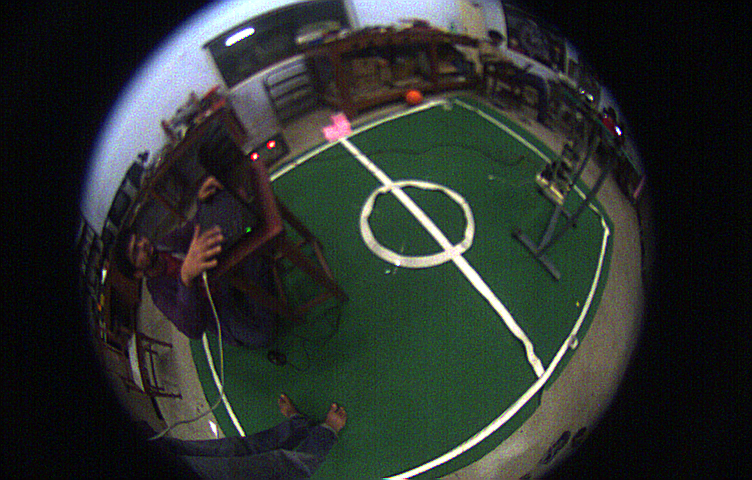
//> input picture xt detection/thinning_algorithm/circle.bmp, 752 x 480 px
$ ./image_zhangsuenthinning circle.bmp   (built with g++ and OpenCV 4)
//> lines starting //> are read from the running program, lines starting //| are printed output that depends on the picture; after the words box and inside, x2 and y2 are one past the last pixel; in counts of white or black regions, pixels touching at a corner belong together
/*
This code is base on the thinning algorithm provided by T. Y. ZHANG and C. Y. SUEN
Reference [1]: http://www-prima.inrialpes.fr/perso/Tran/Draft/gateway.cfm.pdf
Code Reference [2]: https://opencv-code.com/quick-tips/implementation-of-thinning-algorithm-in-opencv/
modified a bit to suit our needs
needed as a precomputation before LSD (Linear Time Line Segment Detector)
Reference [3]: http://www.ipol.im/pub/art/2012/gjmr-lsd/article.pdf
Reference [4]: http://www.ipol.im/pub/art/2012/gjmr-lsd/

MAKE SURE-> when the image is not square, segmentation fault occurs
            dont't know why -> (NEED TO FIGURE OUT ????)

NOTE->      number of iterations can be varied but it has been seen that
            after a point no effect is occuring on the image
            hence there is no point in running the code multiple times
            TODO-> need to find a viable threshold for the number_of_iterations
*/
#include <opencv2/opencv.hpp>
#include <opencv/cv.h>
#include <cstdio>
#include <string.h>
using namespace cv;
#define returnPixel1C(image, x, y) ((uchar*)(image->imageData + image->widthStep*(y)))[x]
#define number_of_iterations 6
int number_of_deletions = -1;                                                               //to break the loop when number_of_deletions is very less

void thinningZhangSuenIteration(IplImage* im, int iter)                                     //each iteration consists of 2 sub-iterations
{                                                                                           //one for even iter and one for odd both must be executed
    IplImage* marker = cvCreateImage(cvGetSize(im),8,1);
    cvZero(marker);
    if(!iter)
        number_of_deletions = 0;
    for (int i = 1; i < im->height; i++)
    {
        for (int j = 1; j < im->width; j++)
        {
            int p2 = returnPixel1C(im,i-1, j)/255;                                          //image here is either 255 or 0 hence converted to either 0 or 1
            int p3 = returnPixel1C(im,i-1, j+1)/255;
            int p4 = returnPixel1C(im,i, j+1)/255;
            int p5 = returnPixel1C(im,i+1, j+1)/255;
            int p6 = returnPixel1C(im,i+1, j)/255;
            int p7 = returnPixel1C(im,i+1, j-1)/255;
            int p8 = returnPixel1C(im,i, j-1)/255;
            int p9 = returnPixel1C(im,i-1, j-1)/255;

            int A  = (p2 == 0 && p3 == 1) + (p3 == 0 && p4 == 1) +
                     (p4 == 0 && p5 == 1) + (p5 == 0 && p6 == 1) +
                     (p6 == 0 && p7 == 1) + (p7 == 0 && p8 == 1) +
                     (p8 == 0 && p9 == 1) + (p9 == 0 && p2 == 1);
            int B  = p2 + p3 + p4 + p5 + p6 + p7 + p8 + p9;
            int m1 = iter == 0 ? (p2 * p4 * p6) : (p2 * p4 * p8);
            int m2 = iter == 0 ? (p4 * p6 * p8) : (p2 * p6 * p8);

            if (A == 1 && (B >= 2 && B <= 6) && m1 == 0 && m2 == 0)
            {
                returnPixel1C(marker,i,j) = 255;                                            //marking pixels to be deleted
                number_of_deletions++;
            }
        }
    }
    // [4 lines of commented-out code are left out]
    cvNot(marker,marker);                                                                   //inverting the marker image so that the pixels from the actual image
    // cvShowImage("marker",marker);                                                        //can be deleted
    // cvWaitKey();
    cvAnd(im,marker,im);                                                                    //deleting pixels using cvAnd() function
    // cvShowImage("im",im);
    // cvWaitKey();
    cvReleaseImage(&marker);
}

int main(int argc, char const *argv[])
{
	if(argc < 2)
	{
		printf("Usage: \n%s <FILENAME>\n", argv[0]);
		exit(1);
	}
	IplImage* frame = cvLoadImage(argv[1],CV_LOAD_IMAGE_GRAYSCALE);
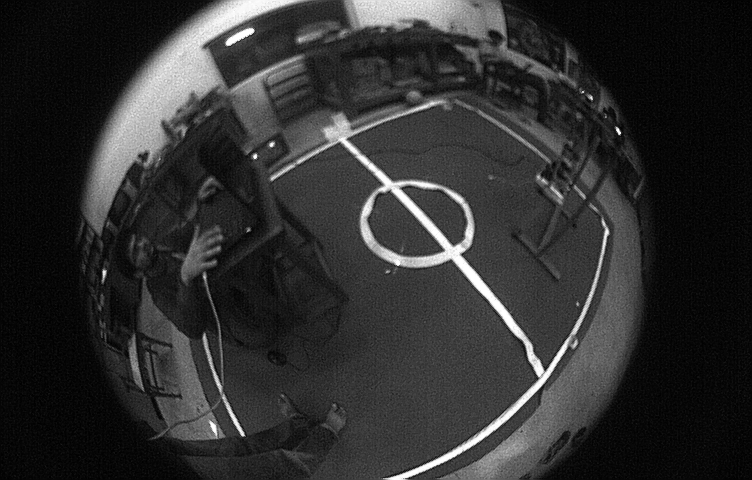
//> frame: 480 rows x 752 cols, CV_8UC1; min 0, max 255, mean 47.1
    // cvNot(frame,frame);
    cvInRangeS(frame,cvScalar(150,0,0),cvScalar(255,0,0),frame);                            //segmenting white part (cvScalar values have been chosen arbitrarily)
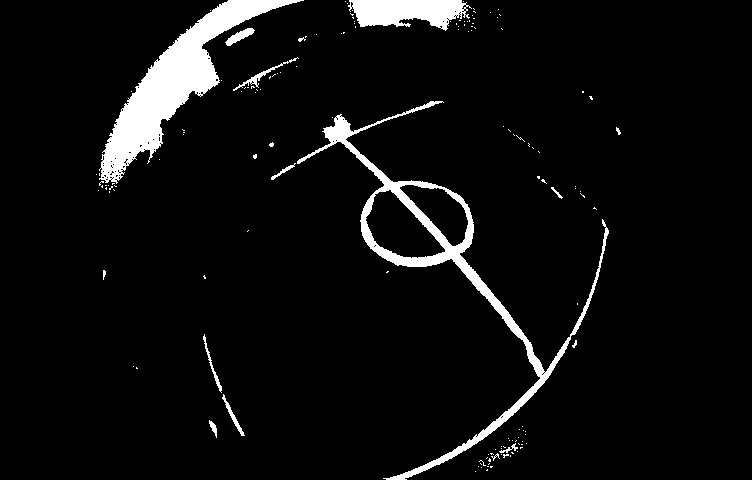
//> frame: 480 rows x 752 cols, CV_8UC1; 5.6% white; 146 white regions (130 under 20 px), largest, box (x1, y1, x2, y2) and area: (99, 0, 304, 184) 8967, (297, 101, 609, 480) 7192, (348, 0, 472, 31) 2591
    cvSaveImage("test.bmp", frame);
    cvShowImage("frame",frame);
    cvWaitKey();
	for (int i = 0; i < number_of_iterations; ++i)
	{
		if(!number_of_deletions)
			break;
        printf("number_of_iterations: %d number_of_deletions: %d\n", i+1, number_of_deletions);
		thinningZhangSuenIteration(frame,0);                                                  //even sub-iteration
		thinningZhangSuenIteration(frame,1);                                                  //odd sub-iteration
	}
//> this loop made 6 passes
//> pass 1, in thinningZhangSuenIteration, `cvAnd(im,marker,im);`:
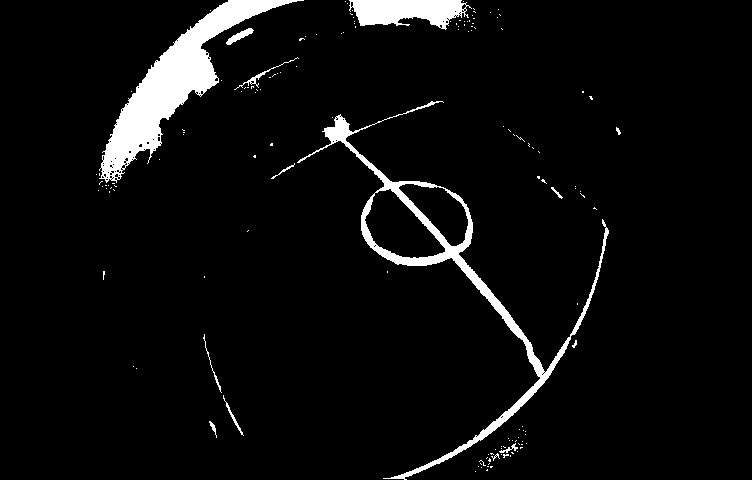
//> im: 480 rows x 752 cols, CV_8UC1; 5.1% white; 146 white regions (132 under 20 px), largest, box (x1, y1, x2, y2) and area: (99, 0, 304, 183) 8547, (297, 101, 609, 480) 6228, (349, 0, 472, 30) 2437
//> pass 1, in thinningZhangSuenIteration (call 2), `cvAnd(im,marker,im);`:
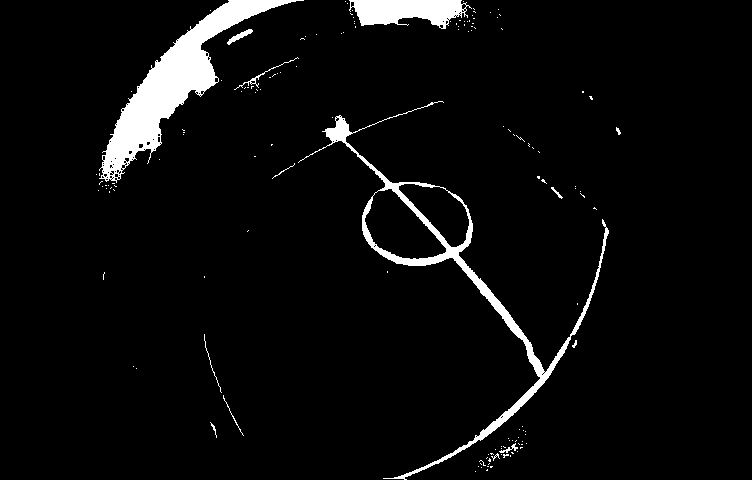
//> im: 480 rows x 752 cols, CV_8UC1; 4.7% white; 146 white regions (132 under 20 px), largest, box (x1, y1, x2, y2) and area: (99, 0, 304, 183) 8212, (298, 101, 609, 480) 5368, (349, 0, 472, 29) 2367
//> pass 2, in thinningZhangSuenIteration (call 3), `cvAnd(im,marker,im);`:
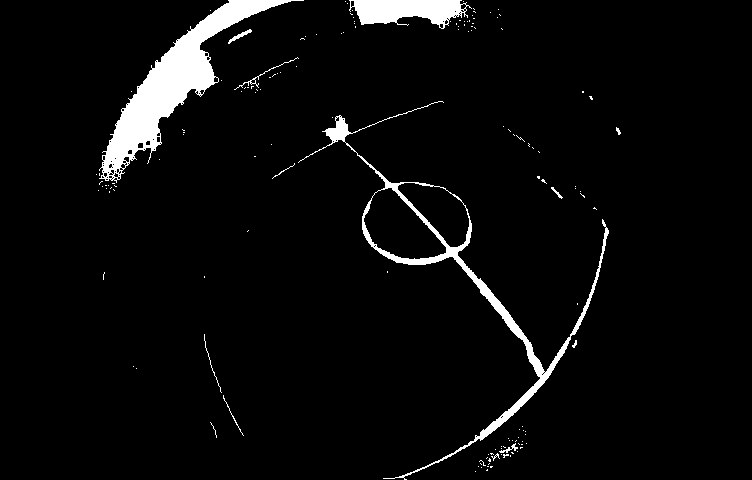
//> im: 480 rows x 752 cols, CV_8UC1; 4.3% white; 146 white regions (133 under 20 px), largest, box (x1, y1, x2, y2) and area: (99, 0, 304, 183) 7845, (298, 101, 609, 480) 4634, (349, 0, 472, 29) 2254
//> pass 2, in thinningZhangSuenIteration (call 4), `cvAnd(im,marker,im);`:
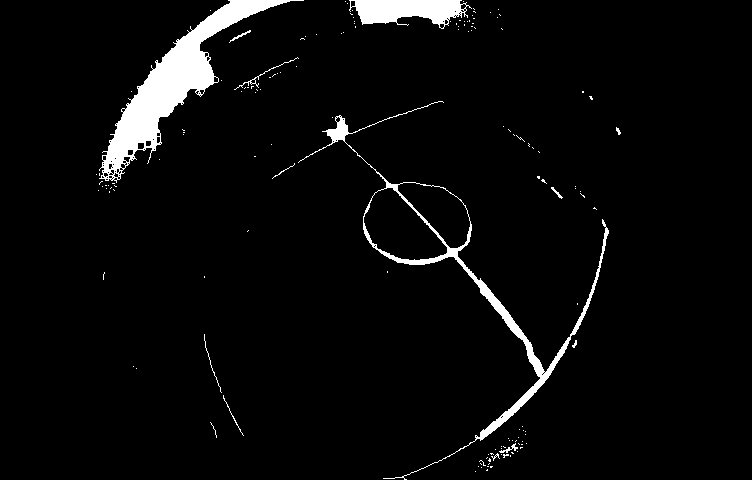
//> im: 480 rows x 752 cols, CV_8UC1; 4% white; 146 white regions (133 under 20 px), largest, box (x1, y1, x2, y2) and area: (99, 0, 304, 183) 7536, (298, 101, 609, 480) 3995, (349, 0, 472, 29) 2206
//> after the loop:
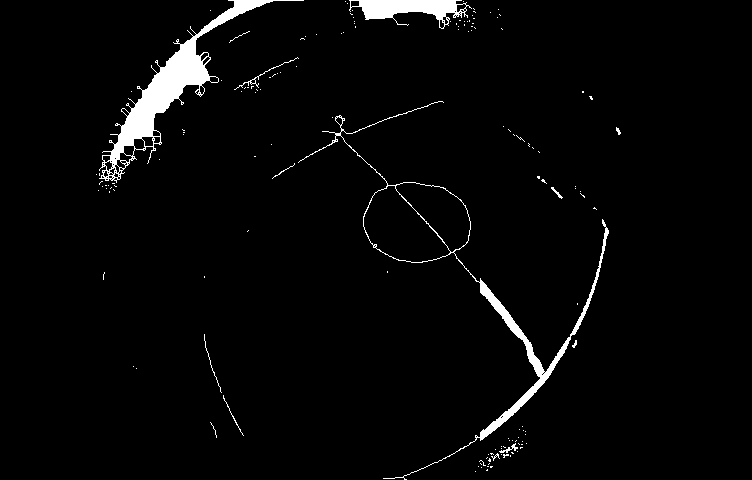
//> frame: 480 rows x 752 cols, CV_8UC1; 2.9% white; 146 white regions (133 under 20 px), largest, box (x1, y1, x2, y2) and area: (99, 0, 304, 183) 5030, (298, 101, 609, 480) 3014, (349, 0, 472, 29) 1653

	string str(argv[1]);                                                                      //saving image
//> str = "circle.bmp"
	int i;
	for (i = 0; i < strlen(argv[1]); ++i)
		if(argv[1][i] == '.')
			break;
//> this loop made 7 passes
	str.insert(i,"_thin");
//> str = "circle_thin.bmp"
	cvSaveImage(const_cast<char*>(str.c_str()),frame);
	return 0;
}
